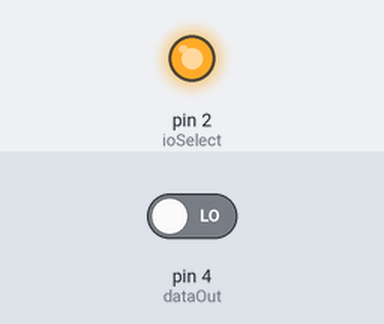
Simulated run of this sketch. Board: Arduino Uno, built with avr-gcc and run on an emulated ATmega328P. Parts: output pins drawn as LEDs (lit = HIGH). Inputs (shaded band) come from the test bench; at power-on: pin 4 (dataOut) LOW. Pins used as bus, display or sensor lines are not drawn; what the sketch prints to the serial monitor is not drawn.

Above: at 0.1 s.
Timing chart, 0 to 1.6 s (numbered marks = the images above):
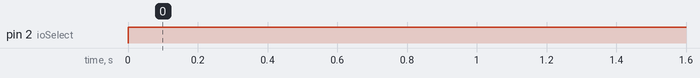

Measured:
- by itself, pin 2 (ioSelect): LOW → HIGH at 0.00 s

The sketch:

ShiftRegister.ino
```cpp
int ioSelect = 2;     //SR Pin 15.
int clockPulse = 3;   //SR Pin 7.
int dataOut = 4;      //SR Pin 13.

int j;                //used in a for loop to declare which bit is set to 1
int value;            //stores the digital read value of the data pin
                      //(0 is no button is pressed, 1 if a button is pressed.)

byte switchVar = 0;   //stores a byte array to show which button was pressed

void setup(){
  pinMode(ioSelect, OUTPUT);
  pinMode(clockPulse, OUTPUT);
  pinMode(dataOut, INPUT);

Serial.begin(9600);   //setting baud rate
}

void loop(){
  byte dataIn = 0;
  digitalWrite(ioSelect, 0);    //enables parallel inputs
  digitalWrite(clockPulse, 0);  //start clock pin low
  digitalWrite(clockPulse, 1);  //set clock pin high, data loaded into SR
  digitalWrite(ioSelect, 1);    //disable parallel inputs and enable serial output

for(j = 0; j < 8; j++) {        //sets integer to valeus 0 through 7 for all 8 bits
  value = digitalRead(dataOut); //reads data from SR serial data out pin
  Serial.print("Button Position: "); // checks bit position 0-7
  Serial.println(j);
  Serial.print("Button Value: ");    // checks whether button was pressed (high vs low)
  Serial.println(value);
  if (value) {
    int a = (1 << j);

    dataIn = dataIn | a;

  }
  digitalWrite(clockPulse, LOW);
  digitalWrite(clockPulse, HIGH);
  }

    if (switchVar != dataIn)
    {
      switchVar = dataIn;
      Serial.print("dataIn DEC: ");
      Serial.print(dataIn, DEC);
      Serial.println();
      Serial.print("dataIn, BIN: ");
      Serial.print(dataIn, BIN);
      Serial.println();
    }
  delay(5000);
}
```
